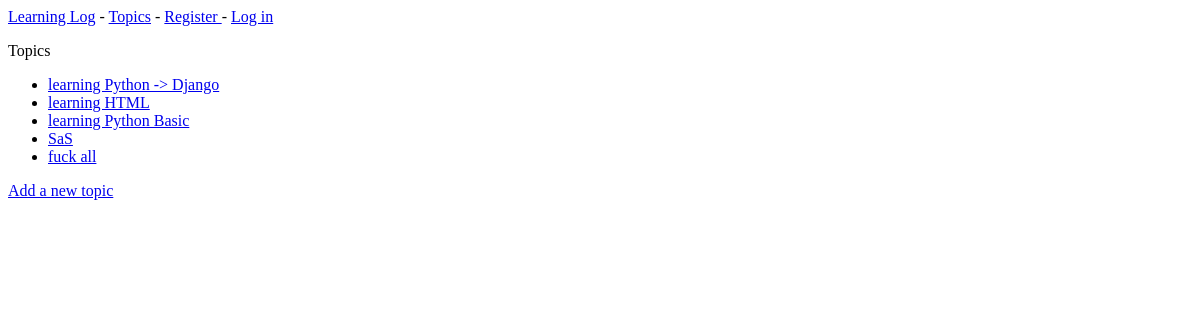
The page /topics/ on the database as committed earlier.
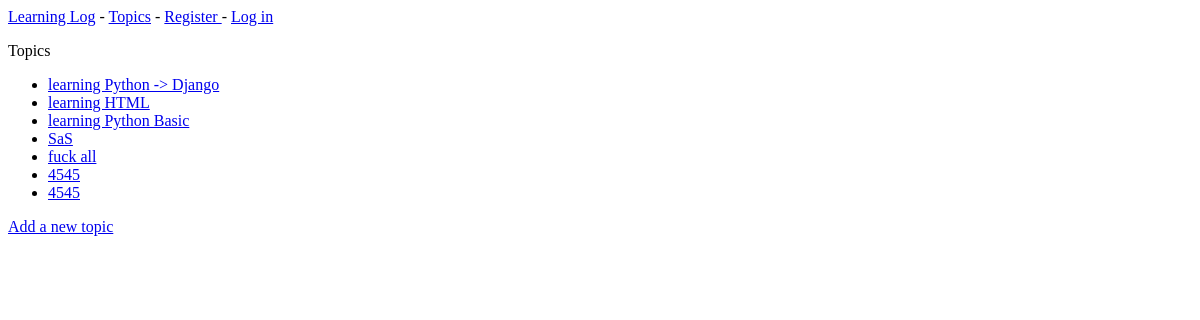
The same page on the database as committed later.
### learning_logs/models.py (models this page shows)
class Topic(models.Model):
    text = models.CharField(max_length=200)
    date_added = models.DateTimeField(auto_now_add=True)
    def __str__(self):
        return self.text

### learning_logs/views.py (the view)
# urls.py: path('topics/', views.topics, name='topics'),
def topics(request):
    topics = Topic.objects.order_by('date_added')
    context = {'topics': topics}
    return render(request, 'learning_logs/topics.html', context)

### learning_logs/templates/learning_logs/topics.html
{% extends "learning_logs/base.html" %}
{% block content %}
<p>Topics</p>
<ul>
  {% for topic in topics %}
    <li>
        <a href="{% url 'learning_logs:topic' topic.id %}"> {{ topic }}</a>
    </li>
  {% empty %}
    <li>No topics have been added yet.</li>
  {% endfor %}
</ul>
<a href="{% url 'learning_logs:new_topic' %}">Add a new topic</a>
{% endblock content %}

### learning_logs/templates/learning_logs/base.html
<p>
    <a href="{% url 'learning_logs:index' %}"> Learning Log</a> -
    <a href="{% url 'learning_logs:topics' %}"> Topics</a> -
    {% if user.is_authenticated %}
        Hello, {{ user.username }}.
        <a href="{% url 'users:logout' %}">Log out </a>
    {% else %}
    <a href="{% url 'users:register' %}">Register </a> -
     <a href="{% url 'users:login' %}">Log in </a>
    {% endif %}
</p>
{% block content %} {% endblock content %}

Rows that differ between the two databases and show on the page:
added Topic: text "4545"
added Topic: text "4545"
